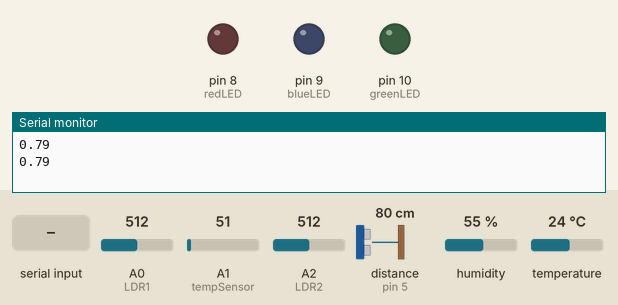
Recording of a sketch running on a simulated Arduino Uno, built with avr-gcc and run on an emulated ATmega328P. On the bench: output pins drawn as LEDs (lit = HIGH), the last lines printed to the serial monitor. Wiring (inferred from the names in the program): ultrasonic range finder: trigger pin 4; echo pin 5. The test bench sets the inputs (shaded band); at power-on: A0 (LDR1) = 512, A1 (tempSensor) = 51, A2 (LDR2) = 512, distance to the obstacle (sensor on pin 5) 80 cm, humidity 55 %, temperature 24 °C. The echo pulse lasts 58.3 µs per cm; pins used as bus, display or sensor lines are not drawn.

Above: at 1.7 s.
1.8 s: "LDR1: \n" received over Serial
At 5.0 s:
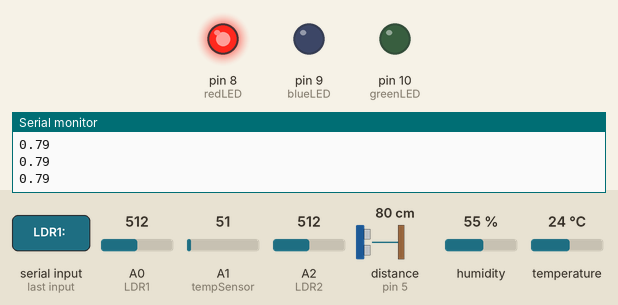
6.1 s: "B" received over Serial
At 10.4 s:
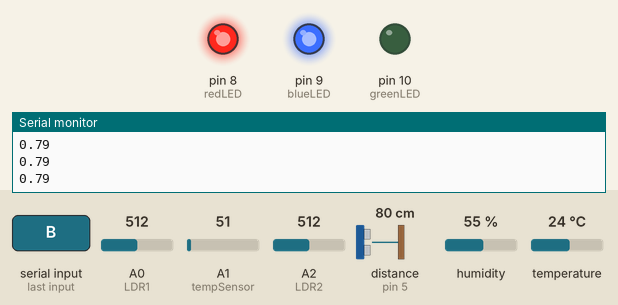
11.1 s: "G" received over Serial
At 12.0 s:
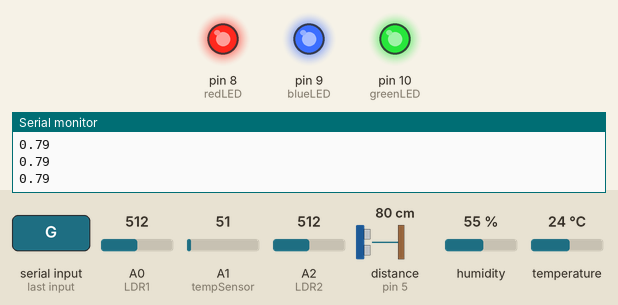
13.2 s: "r" received over Serial
At 14.9 s:
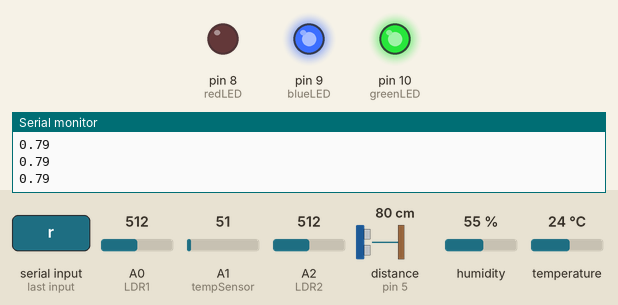
15.2 s: "R" received over Serial
At 16.5 s:
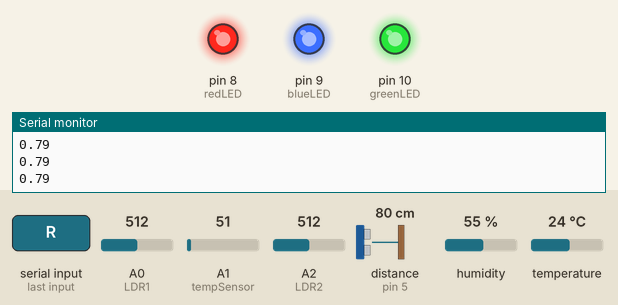
Timing chart, 0 to 18.2 s (numbered marks = the images above; inputs shaded):
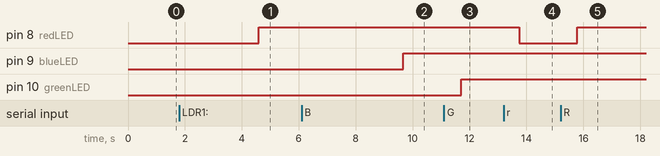

The sketch:

Arduino_sketch.ino
```cpp
  #include "DHT.h"
#define Type DHT11
int sensePin=2;
DHT HT(sensePin,Type);
float humidity;
float dhtTemp;
int setTime=500;
int dt=1000;
const int LDR1=A0;
const int LDR2=A2;
const int tempSensor=A1;
float LDR1Val;
float LDR2Val;
float tempVal;
int trigPin=4;
int echoPin=5;
int pingTravelTime;
float pingTravelDistance;
float distanceToTarget;
int redLED = 8;
int blueLED = 9;
int greenLED = 10;
char command;

void setup() {
  // put your setup code here, to run once:
Serial.begin(9600);
pinMode(tempSensor,INPUT);
pinMode(LDR1,INPUT);
pinMode(LDR2,INPUT);
pinMode(trigPin,OUTPUT);
pinMode(echoPin,INPUT);
pinMode(redLED, OUTPUT);
pinMode(blueLED, OUTPUT);
pinMode(greenLED, OUTPUT);
HT.begin();
delay(setTime);
}

void loop() {
LDR1Val = (analogRead(LDR1) * 5) /1023;
LDR2Val = (analogRead(LDR2) * 5) /1023;
tempVal = (analogRead(tempSensor) * 500) / 1023;
humidity= HT.readHumidity();
dhtTemp = HT.readTemperature();
digitalWrite(trigPin,LOW);
delayMicroseconds(10);
digitalWrite(trigPin,HIGH);
delayMicroseconds(10);
digitalWrite(trigPin,LOW);
pingTravelTime=pulseIn(echoPin,HIGH);
pingTravelDistance=(pingTravelTime*765.*5280.*12)/(3600.*1000000);
distanceToTarget=(pingTravelDistance*0.0254)/2;


//Serial.print("LDR1: ");
//Serial.print(LDR1Val);
//Serial.print(",");
//Serial.print(" Temperature: ");
//Serial.print(tempVal);
//Serial.print(",");
//Serial.print(" Humidity: ");
//Serial.print(humidity);
//Serial.print(",");
//Serial.print(" DHT Temperature: ");
//Serial.print(dhtTemp);
//Serial.print(",");
//Serial.print(" Distance to Target is: ");
Serial.println(distanceToTarget);
//Serial.print(" in.");
//Serial.print(",");
//Serial.print(" LDR2: ");
//Serial.print(LDR2Val);

//Serial.print(";");

//Serial.print("LDR1: ");
//Serial.print(LDR1Val);
//Serial.print(",");
//Serial.print(" LDR2: ");
//Serial.print(LDR2Val);
//Serial.print(",");
//Serial.print(" Humidity: ");
//Serial.print(humidity);
//Serial.print(",");
//Serial.print(" DHT Temperature: ");
//Serial.print(dhtTemp);
//Serial.print(",");
//Serial.print(" Distance to Target is: ");
//Serial.print(distanceToTarget);
//Serial.print(" in.");
//Serial.print(",");
//Serial.print(" Temperature: ");
//Serial.println(tempVal);

if (Serial.available() > 0){
  command = Serial.read();
  if (command == 'R'){
    digitalWrite(redLED,HIGH);
  }
  if (command == 'B'){
    digitalWrite(blueLED,HIGH);
  }
  if (command == 'G'){
    digitalWrite(greenLED,HIGH);
  }
  if (command == 'r'){
    digitalWrite(redLED,LOW);
  }
}

delay(dt);
}
```

Measured:
- after the input at 1.8 s, pin 8 (redLED): LOW → HIGH after 2.8 s
- after the input at 6.1 s, pin 9 (blueLED): LOW → HIGH after 3.6 s
- after the input at 11.1 s, pin 10 (greenLED): LOW → HIGH after 0.61 s
- after the input at 13.2 s, pin 8 (redLED): HIGH → LOW after 0.55 s
- after the input at 15.2 s, pin 8 (redLED): LOW → HIGH after 0.58 s
